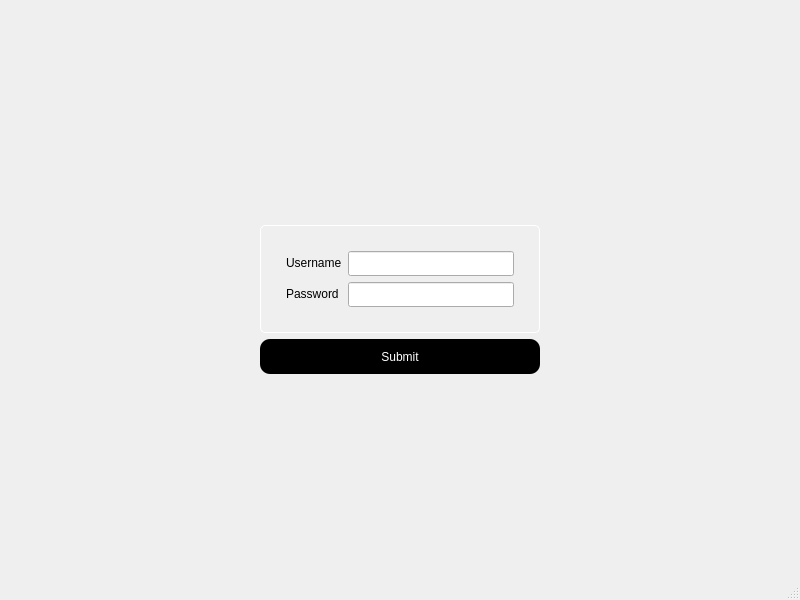
<?xml version="1.0" encoding="UTF-8"?>
<ui version="4.0">
 <class>MainWindow</class>
 <widget class="QMainWindow" name="MainWindow">
  <property name="geometry">
   <rect>
    <x>0</x>
    <y>0</y>
    <width>800</width>
    <height>600</height>
   </rect>
  </property>
  <property name="windowTitle">
   <string>MainWindow</string>
  </property>
  <widget class="QWidget" name="centralwidget">
   <property name="styleSheet">
    <string notr="true">#centralwidget { 
border-image: url(:/images/login_bg.jpeg); }

</string>
   </property>
   <layout class="QVBoxLayout" name="verticalLayout">
    <item>
     <spacer name="verticalSpacer">
      <property name="orientation">
       <enum>Qt::Vertical</enum>
      </property>
      <property name="sizeHint" stdset="0">
       <size>
        <width>20</width>
        <height>40</height>
       </size>
      </property>
     </spacer>
    </item>
    <item>
     <layout class="QHBoxLayout" name="horizontalLayout_3">
      <property name="topMargin">
       <number>20</number>
      </property>
      <property name="bottomMargin">
       <number>0</number>
      </property>
      <item>
       <spacer name="horizontalSpacer_4">
        <property name="orientation">
         <enum>Qt::Horizontal</enum>
        </property>
        <property name="sizeHint" stdset="0">
         <size>
          <width>40</width>
          <height>20</height>
         </size>
        </property>
       </spacer>
      </item>
      <item>
       <widget class="QFrame" name="formFrame">
        <property name="minimumSize">
         <size>
          <width>280</width>
          <height>50</height>
         </size>
        </property>
        <property name="styleSheet">
         <string notr="true">#formFrame{border: 1px solid white;
border-radius:5px;}</string>
        </property>
        <layout class="QFormLayout" name="formLayout">
         <property name="leftMargin">
          <number>25</number>
         </property>
         <property name="topMargin">
          <number>25</number>
         </property>
         <property name="rightMargin">
          <number>25</number>
         </property>
         <property name="bottomMargin">
          <number>25</number>
         </property>
         <item row="0" column="0">
          <widget class="QLabel" name="label">
           <property name="text">
            <string>Username</string>
           </property>
          </widget>
         </item>
         <item row="0" column="1">
          <widget class="QLineEdit" name="lineEdit">
           <property name="minimumSize">
            <size>
             <width>150</width>
             <height>25</height>
            </size>
           </property>
          </widget>
         </item>
         <item row="1" column="0">
          <widget class="QLabel" name="label_2">
           <property name="text">
            <string>Password</string>
           </property>
          </widget>
         </item>
         <item row="1" column="1">
          <widget class="QLineEdit" name="lineEdit_2">
           <property name="minimumSize">
            <size>
             <width>150</width>
             <height>25</height>
            </size>
           </property>
          </widget>
         </item>
        </layout>
       </widget>
      </item>
      <item>
       <spacer name="horizontalSpacer_3">
        <property name="orientation">
         <enum>Qt::Horizontal</enum>
        </property>
        <property name="sizeHint" stdset="0">
         <size>
          <width>40</width>
          <height>20</height>
         </size>
        </property>
       </spacer>
      </item>
     </layout>
    </item>
    <item>
     <layout class="QHBoxLayout" name="horizontalLayout_2">
      <item>
       <spacer name="horizontalSpacer">
        <property name="orientation">
         <enum>Qt::Horizontal</enum>
        </property>
        <property name="sizeHint" stdset="0">
         <size>
          <width>40</width>
          <height>20</height>
         </size>
        </property>
       </spacer>
      </item>
      <item>
       <widget class="QPushButton" name="pushButton">
        <property name="minimumSize">
         <size>
          <width>280</width>
          <height>35</height>
         </size>
        </property>
        <property name="styleSheet">
         <string notr="true">“border: 1px solid white; 
border-radius: 10px; 
background-color: black;
color: white;”

</string>
        </property>
        <property name="text">
         <string>Submit</string>
        </property>
       </widget>
      </item>
      <item>
       <spacer name="horizontalSpacer_2">
        <property name="orientation">
         <enum>Qt::Horizontal</enum>
        </property>
        <property name="sizeHint" stdset="0">
         <size>
          <width>40</width>
          <height>20</height>
         </size>
        </property>
       </spacer>
      </item>
     </layout>
    </item>
    <item>
     <spacer name="verticalSpacer_2">
      <property name="orientation">
       <enum>Qt::Vertical</enum>
      </property>
      <property name="sizeHint" stdset="0">
       <size>
        <width>20</width>
        <height>40</height>
       </size>
      </property>
     </spacer>
    </item>
   </layout>
  </widget>
  <widget class="QMenuBar" name="menubar">
   <property name="geometry">
    <rect>
     <x>0</x>
     <y>0</y>
     <width>800</width>
     <height>22</height>
    </rect>
   </property>
  </widget>
  <widget class="QStatusBar" name="statusbar"/>
 </widget>
 <resources/>
 <connections/>
</ui>
